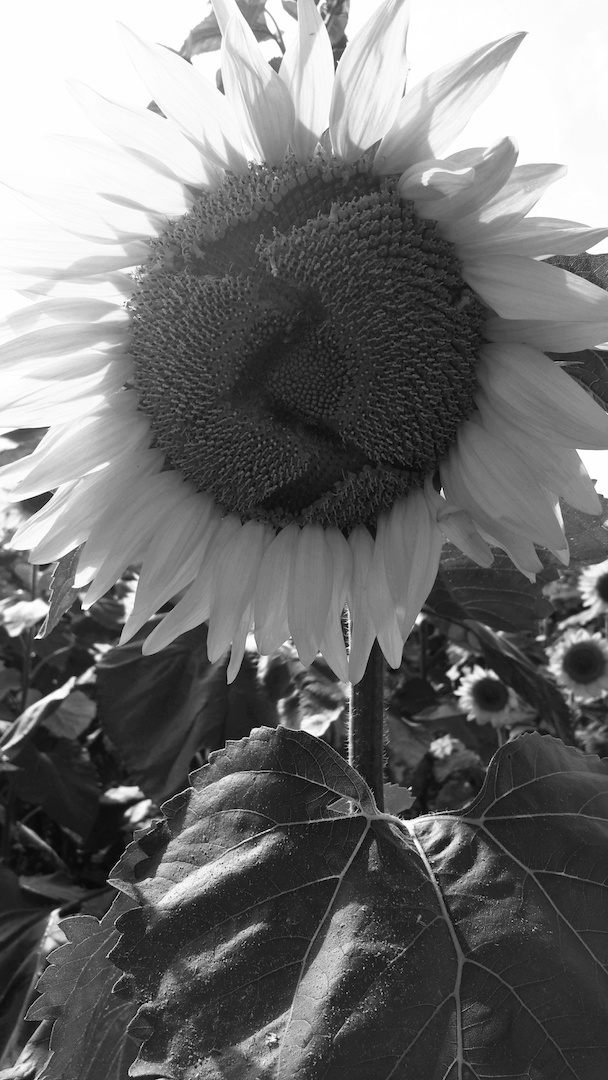
%> input picture Steganography/original/sunflowerGray.jpg, 608 x 1080 px
$ octave MSBstega.m   (GNU Octave 9; MATLAB toolbox functions it lacks are replaced by stand-ins)
%> lines starting %> are read from the running program, lines starting %| are printed output that depends on the picture
### Steganography/PSNR.m
function psnrValue = PSNR(im1, im2)
  [p1, p2] = size(im1);
  top = p1 * p2;
  bottom  = sum(sum((im2 - im1).^2)) / top;
  psnrValue = 10*log10(255^2/bottom);

### Steganography/MSBstega.m
% MSBstega.m


close all

% Message to be encrypted
message = 'Edrick Ramos';
temp = double(message);

message = uint8(message);
bMessage = dec2bin(message);
bLen = length(bMessage(:));

% Cover images folder
source = './original/';

% Stego images folder
dest = './stego/';

if(~exist(dest, 'dir'))
    mkdir(dest)
end

% Image type
fileType = '.jpg';


%% Embedding

% Image selected
imageName = 'sunflowerGray';
inputImage = strcat(source, imageName, fileType);

% Image read
orig = imread(inputImage);
%> orig is the input picture: size 1080x608x3 uint8; min 0, max 255, mean 112.8

figure(1)
imshow(uint8(orig))
title('Cover')

% Determine whether image is gray or color
colorType = orig(1, 1, :);
%> colorType = [254 254 254]

    if length(colorType) == 3
        imageColor = orig(:, :, 1);
    else
        imageColor = orig;
    end

I = double(imageColor);

% Image height and width
[width, height] = size(I);
%> width = 1080; height = 608

% Number of pixels
num = width * height;
%> num = 656640

% Embedding rate
embedRate = 0.5;

counts = [.50 .50];
len = embedRate * num;
%> len = 328320

% Hidden message
hiddenMessage = randsrc(len, 1, [0 1; counts]);
hiddenMessage(1:bLen) = transpose(reshape(bMessage, bLen, 1));

% MSB replaced
imagemsb = bitand(I(:), 128);

% Secret key
secretKey = 4194967296;
rand('twister', secretKey);

% Position designated by the secret key
randLocation = randperm(num);
tempSeq = imagemsb(randLocation);
tempSeq(1:len) = 2 * fix(tempSeq(1:len)/2) + hiddenMessage;
imagemsb(randLocation) = tempSeq;
msbImage = reshape(imagemsb, width, height);
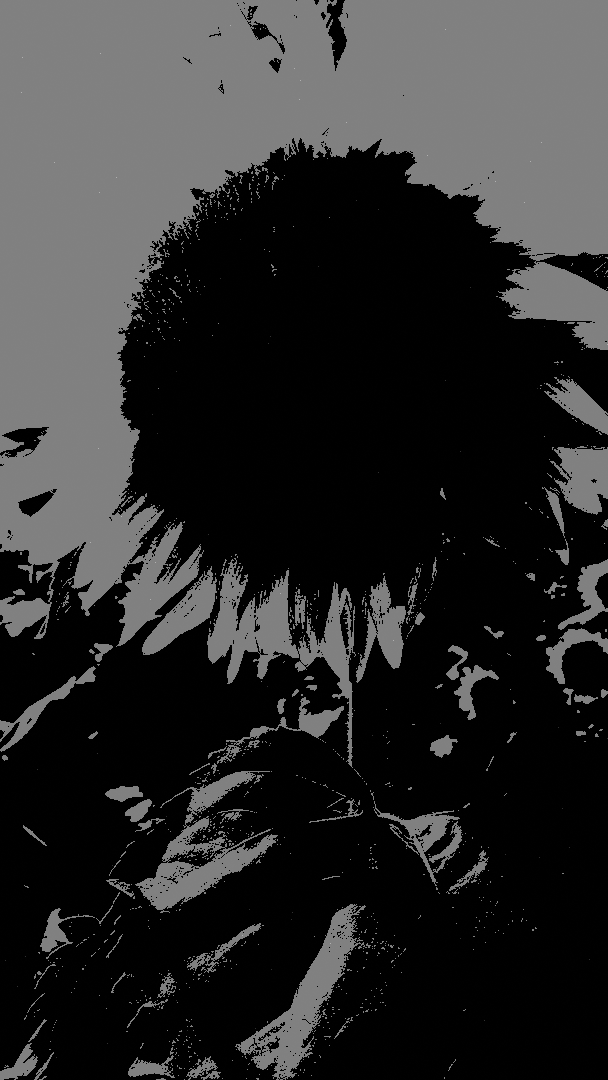
%> msbImage: size 1080x608 double; min 0, max 177, mean 44.4

% PSNR value
psnrMSB = PSNR(I, msbImage);
%> in PSNR, `bottom  = sum(sum((im2 - im1).^2)) / top;`: bottom = 6076.5
%> in PSNR, `psnrValue = 10*log10(255^2/bottom);`: psnrValue = 10.29
%> psnrMSB = 10.29

% Stego image saved
outputImage = strcat(dest,'stegoMSB', imageName, fileType);
    if length(colorType) == 3
        orig(:,:,1) = msbImage;
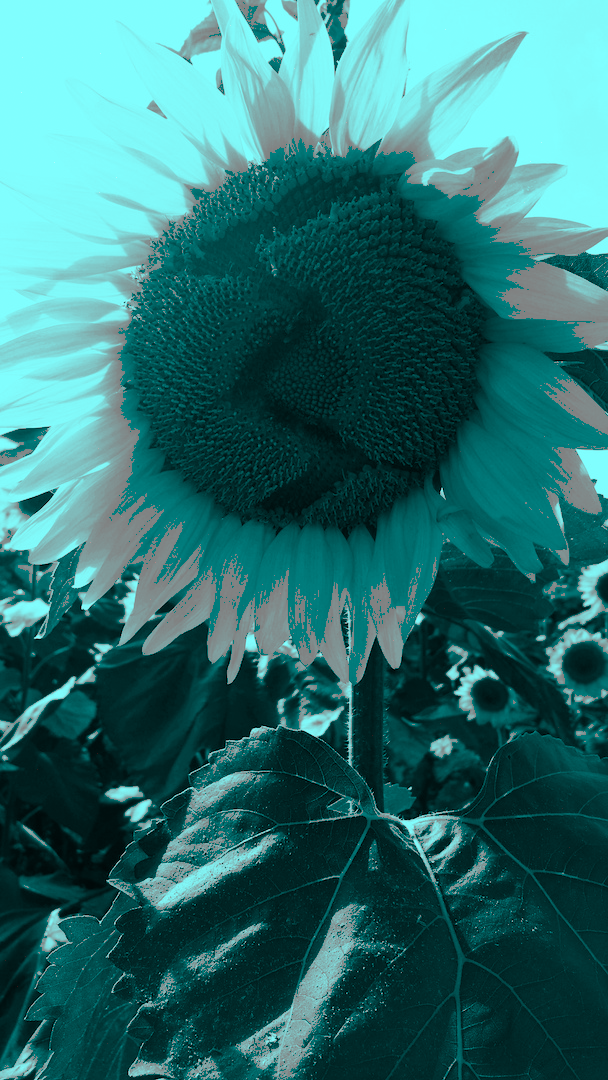
%> orig: size 1080x608x3 uint8; mean R, G, B 44.4, 112.8, 112.8
        imwrite(uint8(orig), outputImage)
        show = orig;
    else
        imwrite(uint8(msbImage), outputImage)
        show = msbImage;
    end

figure(2)
imshow(uint8(show))
title('Stego')


%% Extracting

% Image read
oStego = imread(outputImage);

% Determine whether image is gray or color
colorType = oStego(1, 1, :);
%> colorType = [128 254 253]

    if length(colorType) == 3
        stegoColor = oStego(:, :, 1);
    else
        stegoColor = oStego;
    end

stegoColor = double(stegoColor);
%> stegoColor: size 1080x608 double

% Secret key
secretKey = 4194967296;
rand('twister', secretKey);

% Position designated by the secret key
randLocation = randperm(num);
tempSeq = imagemsb(randLocation);
% Decoded message
decodedMessage = mod(floor(tempSeq(1:bLen)), 2);
%> decodedMessage = 84 values, max 1 at index 1, min 0 at index 7, mean 0.548

diff = hiddenMessage(1:bLen)- decodedMessage;
%> diff = 84 values from 48 to 48
decodeError = length( find(diff ~=0) )/len;
%> decodeError = 0.000256
